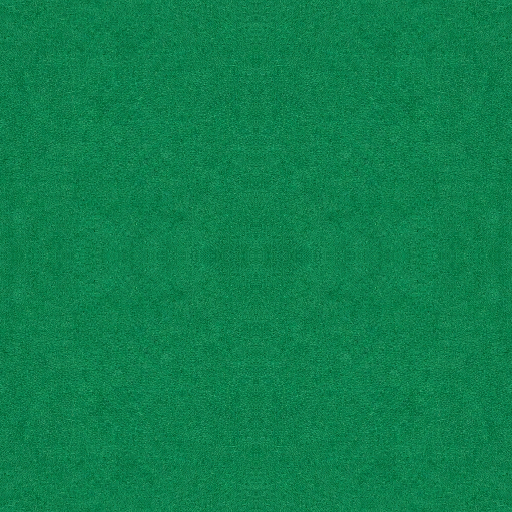
#> input picture assets/table/table_felt_3d_gpt.png, 1024 x 1024 px (shown at 1/2 size); its folder holds 6 pictures in this run
$ python generate_3d_material_maps.py
#> lines starting #> are read from the running program, lines starting #| are printed output that depends on the picture
#!/usr/bin/env python3
"""Derive seamless mobile-friendly PBR maps from the promoted table textures."""

from __future__ import annotations

import math
from pathlib import Path

from PIL import Image, ImageChops, ImageFilter


ROOT = Path(__file__).resolve().parents[1]
TABLE_DIR = ROOT / "assets" / "table"
MAP_SIZE = (512, 512)


def clamp_byte(value: float) -> int:
    return max(0, min(255, int(round(value))))


def derive_maps(source_name: str, stem: str, normal_strength: float, roughness: int, variation: float) -> None:
#> called with source_name = 'table_felt_3d_gpt.png', stem = 'table_felt_3d', normal_strength = 4.2, roughness = 216, variation = 0.72
    source = Image.open(TABLE_DIR / source_name).convert("RGB")
    source = source.resize(MAP_SIZE, Image.Resampling.LANCZOS)
#> source: PIL image 512x512 RGB
    grayscale = source.convert("L")
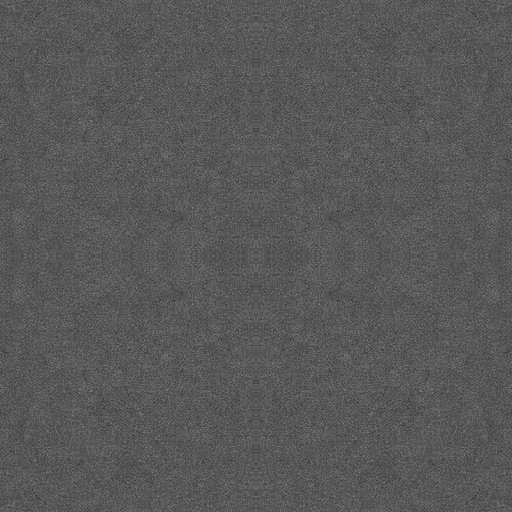
#> grayscale: PIL image 512x512 L; min 49, max 137, mean 88

    # Removing broad lighting variation keeps the generated normal map tileable and
    # limits it to fibers/grain that should actually react to a moving light.
    blurred = grayscale.filter(ImageFilter.GaussianBlur(radius=5.0))
    height = ImageChops.subtract(grayscale, blurred, scale=1.0, offset=128)
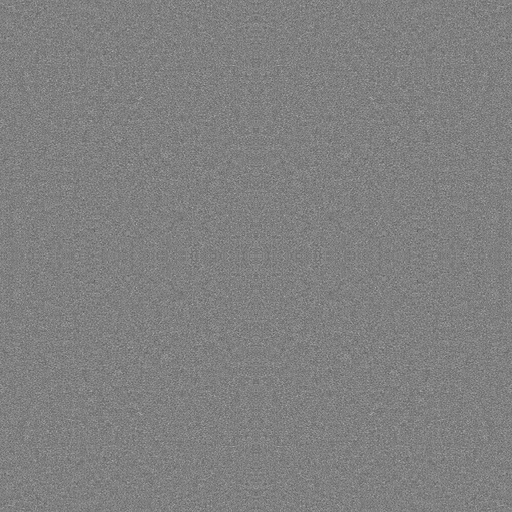
#> height: PIL image 512x512 L; min 87, max 178, mean 128
    height_pixels = height.load()
    width, height_px = height.size
#> width = 512; height_px = 512
    normal = Image.new("RGB", height.size)
#> normal: PIL image 512x512 RGB; every value is 0
    normal_pixels = normal.load()
    roughness_map = Image.new("L", height.size)
#> roughness_map: PIL image 512x512 L; every value is 0
    roughness_pixels = roughness_map.load()

    for y in range(height_px):
        ym = (y - 1) % height_px
        yp = (y + 1) % height_px
        for x in range(width):
            xm = (x - 1) % width
            xp = (x + 1) % width
            dx = float(height_pixels[xp, y] - height_pixels[xm, y]) / 255.0
            dy = float(height_pixels[x, yp] - height_pixels[x, ym]) / 255.0
            nx = -dx * normal_strength
            ny = dy * normal_strength
            nz = 1.0
            inv_length = 1.0 / math.sqrt(nx * nx + ny * ny + nz * nz)
            normal_pixels[x, y] = (
                clamp_byte((nx * inv_length * 0.5 + 0.5) * 255.0),
                clamp_byte((ny * inv_length * 0.5 + 0.5) * 255.0),
                clamp_byte((nz * inv_length * 0.5 + 0.5) * 255.0),
            )
            micro_height = abs(float(height_pixels[x, y]) - 128.0)
            roughness_pixels[x, y] = clamp_byte(float(roughness) + micro_height * variation)

    normal.save(TABLE_DIR / f"{stem}_normal.png", optimize=True)
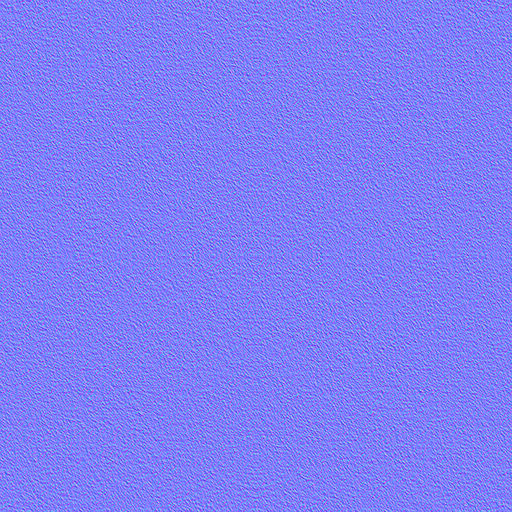
#> saved as table_felt_3d_normal.png: PIL image 512x512 RGB; mean R, G, B 127.5, 127.5, 248.6
    roughness_map.save(TABLE_DIR / f"{stem}_roughness.png", optimize=True)
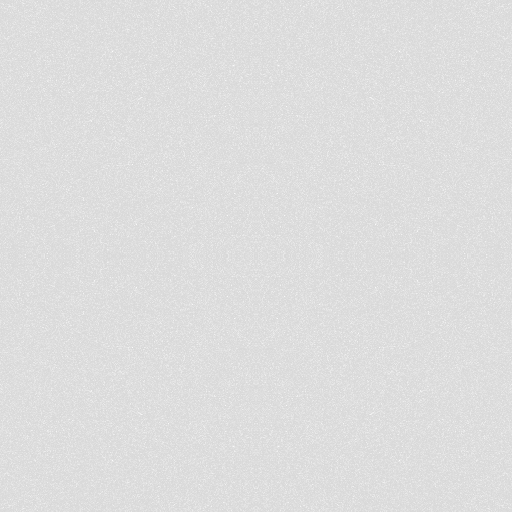
#> saved as table_felt_3d_roughness.png: PIL image 512x512 L; min 216, max 252, mean 221.7


def main() -> None:
    derive_maps("table_felt_3d_gpt.png", "table_felt_3d", 4.2, 216, 0.72)
    derive_maps("table_lacquer_3d_gpt.png", "table_lacquer_3d", 1.7, 48, 0.42)
#> call 2 of derive_maps, with source_name = 'table_lacquer_3d_gpt.png', stem = 'table_lacquer_3d', normal_strength = 1.7, roughness = 48, variation = 0.42
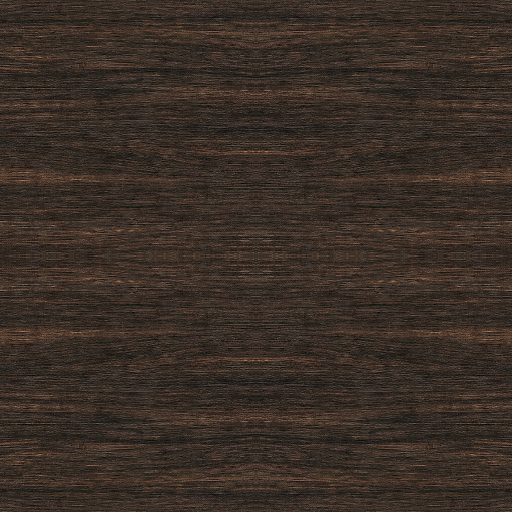
#> input picture assets/table/table_lacquer_3d_gpt.png, 1024 x 1024 px (shown at 1/2 size)
#> in derive_maps (call 2), `source = source.resize(MAP_SIZE, Image.Resampling.LANCZOS)`:
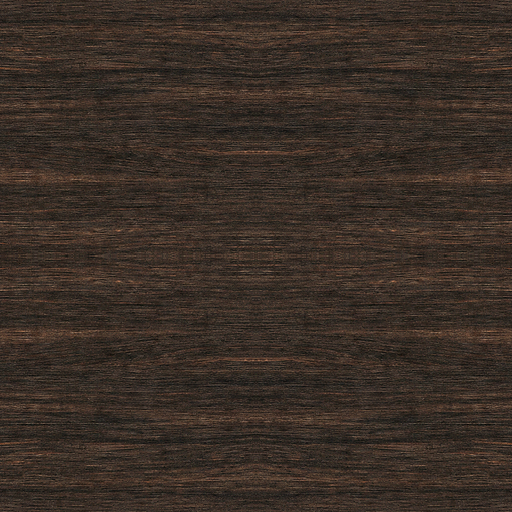
#> source: PIL image 512x512 RGB; mean R, G, B 58, 46.5, 38.4
#> in derive_maps (call 2), `blurred = grayscale.filter(ImageFilter.GaussianBlur(radius=5.0))`:
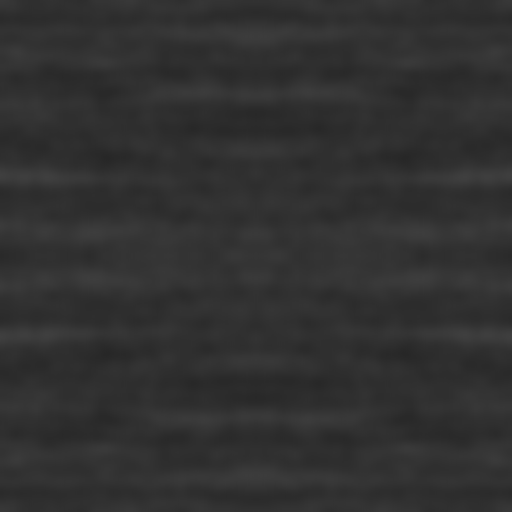
#> blurred: PIL image 512x512 L; min 39, max 63, mean 49
    print("generated seamless 3D material maps in assets/table")


if __name__ == "__main__":
#> (the run stopped early here; a loop or call above may not have finished)
